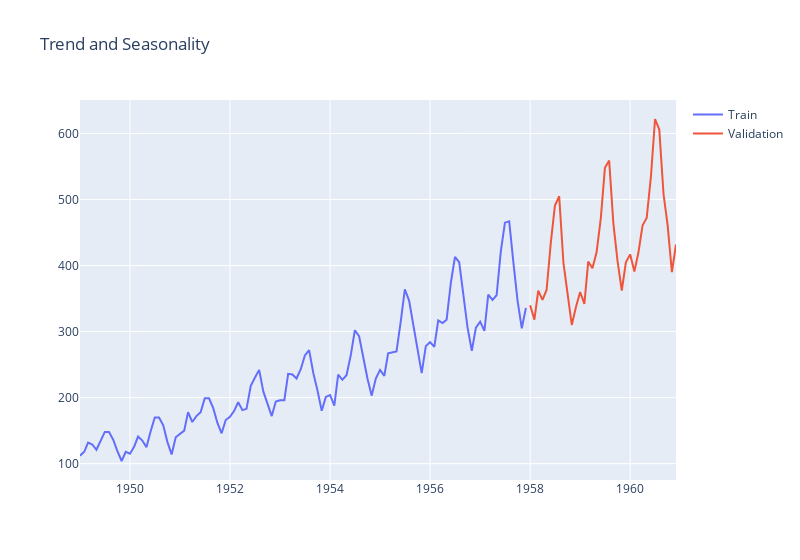

Source (notebook cell):
### Markdown cell above
### Split the data

### Code cell
train: darts.TimeSeries
val: darts.TimeSeries
train, val = series.split_before(pd.Timestamp("19580101"))
train_df = train.to_dataframe(backend="pandas", time_as_index=False)
val_df = val.to_dataframe(backend="pandas", time_as_index=False)
fig2 = make_subplots(rows=1, cols=1)

fig2.add_trace(
    go.Scatter(
        x=train_df["Month"],
        y=train_df["#Passengers"],
        name="Train",
    ),
    row=1,
    col=1,
)
fig2.add_trace(
    go.Scatter(
        x=val_df["Month"],
        y=val_df["#Passengers"],
        name="Validation",
    ),
    row=1,
    col=1,
)

fig2.update_layout(height=400, title_text="Trend and Seasonality")
fig2.show()
